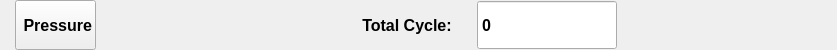
                         <widget class="QWidget" name="scrollAreaWidgetContents_3">
                          <property name="geometry">
                           <rect>
                            <x>0</x>
                            <y>0</y>
                            <width>837</width>
                            <height>50</height>
                           </rect>
                          </property>
                          <property name="minimumSize">
                           <size>
                            <width>690</width>
                            <height>0</height>
                           </size>
                          </property>
                          <layout class="QHBoxLayout" name="horizontalLayout_16" stretch="0,0,0,0">
                           <property name="spacing">
                            <number>10</number>
                           </property>
                           <property name="leftMargin">
                            <number>15</number>
                           </property>
                           <property name="topMargin">
                            <number>0</number>
                           </property>
                           <property name="rightMargin">
                            <number>0</number>
                           </property>
                           <property name="bottomMargin">
                            <number>0</number>
                           </property>
                           <item>
                            <widget class="QWidget" name="widget_19" native="true">
                             <layout class="QHBoxLayout" name="horizontalLayout_39">
                              <property name="spacing">
                               <number>10</number>
                              </property>
                              <property name="leftMargin">
                               <number>0</number>
                              </property>
                              <property name="topMargin">
                               <number>0</number>
                              </property>
                              <property name="rightMargin">
                               <number>0</number>
                              </property>
                              <property name="bottomMargin">
                               <number>0</number>
                              </property>
                              <item>
                               <widget class="QPushButton" name="pushButton_6">
                                <property name="sizePolicy">
                                 <sizepolicy hsizetype="Preferred" vsizetype="Preferred">
                                  <horstretch>0</horstretch>
                                  <verstretch>0</verstretch>
                                 </sizepolicy>
                                </property>
                                <property name="font">
                                 <font>
                                  <pointsize>12</pointsize>
                                  <weight>75</weight>
                                  <bold>true</bold>
                                 </font>
                                </property>
                                <property name="text">
                                 <string> Pressure</string>
                                </property>
                                <property name="icon">
                                 <iconset resource="../../../../Pictures/QT_Icon/Icon.qrc">
                                  <normaloff>:/newPrefix/filters(1).png</normaloff>:/newPrefix/filters(1).png</iconset>
                                </property>
                                <property name="iconSize">
                                 <size>
                                  <width>30</width>
                                  <height>30</height>
                                 </size>
                                </property>
                               </widget>
                              </item>
                             </layout>
                            </widget>
                           </item>
                           <item>
                            <spacer name="horizontalSpacer_3">
                             <property name="orientation">
                              <enum>Qt::Horizontal</enum>
                             </property>
                             <property name="sizeHint" stdset="0">
                              <size>
                               <width>40</width>
                               <height>20</height>
                              </size>
                             </property>
                            </spacer>
                           </item>
                           <item>
                            <widget class="QWidget" name="widget_6" native="true">
                             <property name="minimumSize">
                              <size>
                               <width>290</width>
                               <height>0</height>
                              </size>
                             </property>
                             <layout class="QHBoxLayout" name="horizontalLayout_17">
                              <property name="spacing">
                               <number>10</number>
                              </property>
                              <property name="leftMargin">
                               <number>0</number>
                              </property>
                              <property name="topMargin">
                               <number>0</number>
                              </property>
                              <property name="rightMargin">
                               <number>0</number>
                              </property>
                              <property name="bottomMargin">
                               <number>0</number>
                              </property>
                              <item>
                               <widget class="QLabel" name="label_102">
                                <property name="sizePolicy">
                                 <sizepolicy hsizetype="Preferred" vsizetype="Preferred">
                                  <horstretch>0</horstretch>
                                  <verstretch>0</verstretch>
                                 </sizepolicy>
                                </property>
                                <property name="font">
                                 <font>
                                  <pointsize>12</pointsize>
                                  <weight>75</weight>
                                  <italic>false</italic>
                                  <bold>true</bold>
                                 </font>
                                </property>
                                <property name="styleSheet">
                                 <string notr="true">color: rgb(0, 0, 0);
padding-left: 20px;</string>
                                </property>
                                <property name="text">
                                 <string>Total Cycle:</string>
                                </property>
                                <property name="alignment">
                                 <set>Qt::AlignCenter</set>
                                </property>
                               </widget>
                              </item>
                              <item>
                               <widget class="QSpinBox" name="spinBox_2">
                                <property name="sizePolicy">
                                 <sizepolicy hsizetype="Preferred" vsizetype="Preferred">
                                  <horstretch>0</horstretch>
                                  <verstretch>0</verstretch>
                                 </sizepolicy>
                                </property>
                                <property name="font">
                                 <font>
                                  <family>Segoe UI</family>
                                  <pointsize>12</pointsize>
                                  <weight>75</weight>
                                  <bold>true</bold>
                                 </font>
                                </property>
                                <property name="styleSheet">
                                 <string notr="true"/>
                                </property>
                                <property name="alignment">
                                 <set>Qt::AlignLeading|Qt::AlignLeft|Qt::AlignVCenter</set>
                                </property>
                                <property name="buttonSymbols">
                                 <enum>QAbstractSpinBox::NoButtons</enum>
                                </property>
                                <property name="maximum">
                                 <number>999999999</number>
                                </property>
                               </widget>
                              </item>
                             </layout>
                            </widget>
                           </item>
                           <item>
                            <spacer name="horizontalSpacer_2">
                             <property name="orientation">
                              <enum>Qt::Horizontal</enum>
                             </property>
                             <property name="sizeHint" stdset="0">
                              <size>
                               <width>40</width>
                               <height>20</height>
                              </size>
                             </property>
                            </spacer>
                           </item>
                          </layout>
                         </widget>
